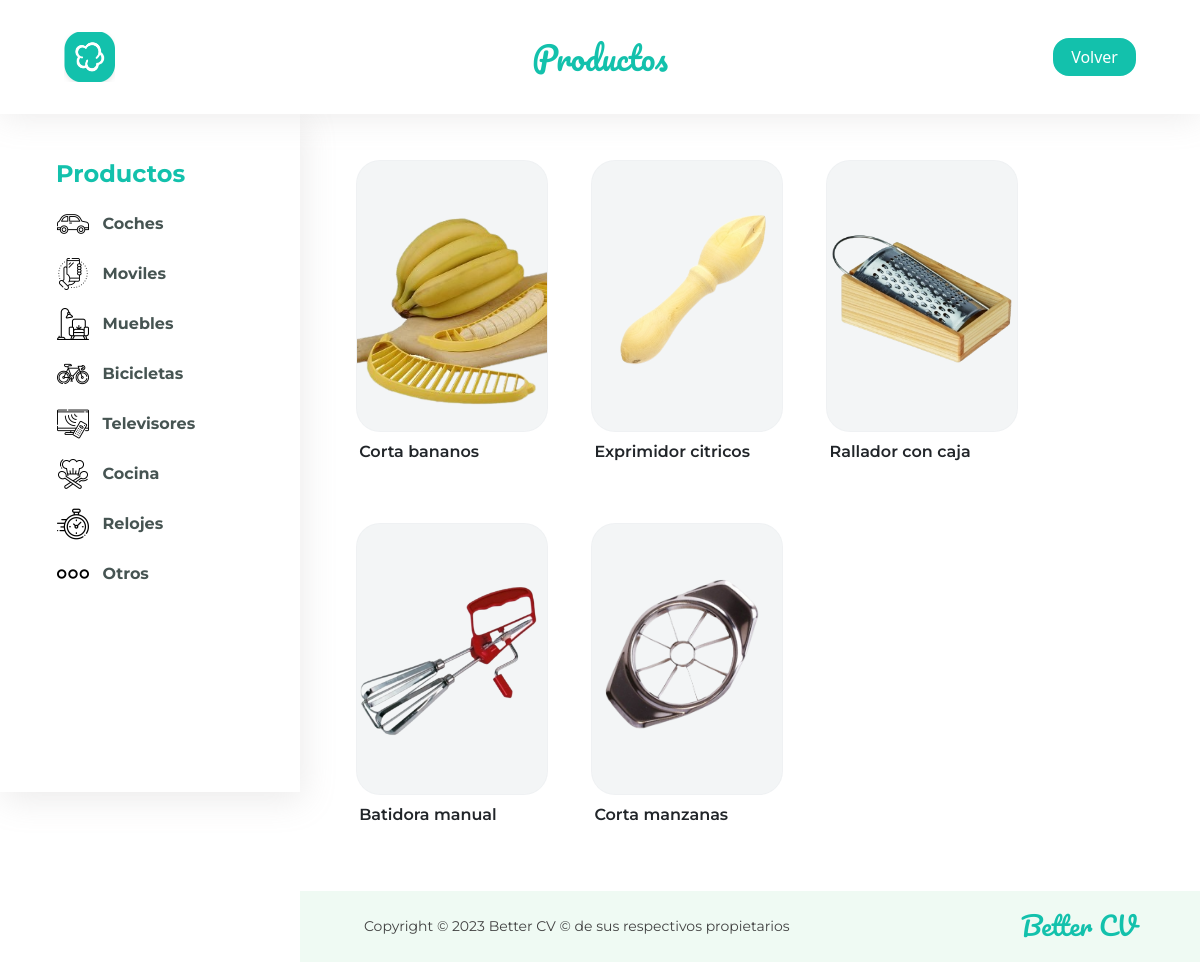
The app's page /pag-busquedas/index.php?desc=cocina with its own data.
### tables this page shows
CREATE TABLE `productos` (
  `id_prod` int(10) NOT NULL,
  `nombre_prod` varchar(50) NOT NULL,
  `id_vendedor` int(10) NOT NULL,
  `foto_prod` varchar(100) NOT NULL,
  `precio_prod` int(20) NOT NULL,
  `tipo_prod` varchar(50) NOT NULL,
  `etiqueta_producto` varchar(50) NOT NULL,
  `descuento` int(10) NOT NULL
);

### pag-busquedas/index.php (the view, shortened to what this page needs)
<!DOCTYPE html>
<html lang="en">
<head>
    <link rel="stylesheet" href="vendedores.css">
    <link href="https://cdn.jsdelivr.net/npm/bootstrap@5.3.1/dist/css/bootstrap.min.css" rel="stylesheet">
</head>
<body>
    <nav>
        <div class="logo"><a href="../pag-busquedas/index.php?desc=."><img src="../img/logo-cv.png" alt=""></a></div>
        <div><p class="m-0">Productos</p></div>
        <div class="end">
            <button onclick="location.href='../index.php'">Volver</button>
        </div>
    </nav>
    <main>
        <section class="lateral">
            <h5>Productos</h5>
            <div class="eleccion">
                <img src="../img/iconos/coche.png" alt="coches">
                <a href="../pag-busquedas/index.php?desc=coches">Coches</a>
            </div>
            <div class="eleccion">
                <img src="../img/iconos/telefono-inteligente.png" alt="moviles">
                <a href="../pag-busquedas/index.php?desc=moviles">Moviles</a>
            </div>
            <div class="eleccion">
                <img src="../img/iconos/muebles.png" alt="muebles">
                <a href="../pag-busquedas/index.php?desc=muebles">Muebles</a>
            </div>
            <div class="eleccion">
                <img src="../img/iconos/bicicleta.png" alt="bicicletas">
                <a href="../pag-busquedas/index.php?desc=bicicletas">Bicicletas</a>
            </div>
            <div class="eleccion">
                <img src="../img/iconos/televisor.png" alt="televisores">
                <a href="../pag-busquedas/index.php?desc=televisores">Televisores</a>
            </div>
            <div class="eleccion">
                <img src="../img/iconos/cocina.png" alt="cocina">
                <a href="../pag-busquedas/index.php?desc=cocina">Cocina</a>
            </div>
            <div class="eleccion">
                <img src="../img/iconos/reloj.png" alt="reloj">
                <a href="../pag-busquedas/index.php?desc=reloj">Relojes</a>
            </div>
            <div class="eleccion">
                <img src="../img/iconos/otros.png" alt="otros">
                <a href="../pag-busquedas/index.php?desc=otros">Otros</a>
            </div>
        </section>
        <section class="pantalla">
            <div class="productos">
                <?php
                    $descGET=$_GET['desc'];
                    include ("../conectar.php");
                    $sql_buscar="SELECT * FROM productos WHERE etiqueta_producto LIKE '%$descGET%' OR nombre_prod LIKE '%$descGET%'";
                    $busqueda=mysqli_query($mysql, $sql_buscar);
                    while ($producto=mysqli_fetch_array($busqueda)){
                        echo '
                        <div class="caja">
                            <button data-bs-toggle="modal" data-bs-target="#modal_estructura'.$producto['id_prod'].'" class="img"><img src="../img/'.$producto['foto_prod'].'" alt="foto"></button>
                            <p>'.$producto['nombre_prod'].'</p>
                        </div>
                        ';
                    }
                ?>
            </div>
            <footer>
                <small>Copyright © 2023 Better CV © de sus respectivos propietarios</small>
                <p class="m-0">Better CV</p>
            </footer>
        </section>
    </main>
</body>
</html>

### pag-busquedas/vendedores.css (style rules this page uses)
* { margin: 0; padding: 0; }
nav { width: 100%; display: flex; position: fixed; padding: 2rem 4rem; box-shadow: 0rem 0.2rem 2rem rgba(159, 153, 153, 0.2); background-color: white; z-index: 2; }
nav div { display: flex; flex: 1; justify-content: center; align-items: center; }
nav div p { font-family: "Pacifico", cursive; font-size: 2rem; font-weight: 400; color: #13C1AC; }
nav .logo { display: flex; flex: 1; justify-content: start; align-items: center; }
nav .logo img { width: 3.2rem; }
nav .end { display: flex; justify-content: end; align-items: center; gap: 0.5rem; }
nav .end button { border: 2px solid #13C1AC; border-radius: 1rem; background-color: #13C1AC; padding: 0.3rem 1rem; color: white; font-weight: 500; transition: 0.2s ease-in; }
main { width: 100%; display: flex; }
main .lateral { display: flex; position: fixed; flex-direction: column; justify-content: start; background-color: white; top: 7rem; width: 25%; height: 85vh; padding: 3rem 3rem 2rem 2.5rem; gap: 0.3rem; z-index: 1; box-shadow: 0.2rem 0.5rem 2rem rgba(159, 153, 153, 0.2); }
main .lateral h5 { font-family: "Montserrat", sans-serif; font-size: 1.5rem; font-weight: 700; color: #13C1AC; margin-left: 1rem; }
main .lateral .eleccion { display: flex; position: relative; width: 100%; padding: 0.35rem 0.35rem 0.35rem 1rem; gap: 0.85rem; align-items: center; transition: 0.3s ease-in-out; border: 1px solid transparent; border-radius: 0.5rem; }
main .lateral .eleccion img { width: 2rem; }
main .lateral .eleccion a { text-decoration: none; font-family: "Montserrat", sans-serif; font-size: 1rem; font-weight: 700; color: #465452; }
main .pantalla { display: flex; position: relative; top: 7rem; width: 75%; margin-left: 25%; min-height: 81.7vh; flex-direction: column; }
main .pantalla .productos { width: 100%; display: flex; padding: 3rem 3.5rem 3rem 3.5rem; flex-wrap: wrap; gap: 2.7rem; }
main .pantalla .productos .caja { display: flex; width: 12rem; align-items: start; position: relative; flex-direction: column; gap: 0.5rem; transition: 0.5s ease; }
main .pantalla .productos .caja .img { display: flex; align-items: center; justify-content: center; position: relative; overflow: hidden; -o-object-fit: cover; object-fit: cover; height: 17rem; border: 1px solid rgba(236, 239, 241, 0.6156862745); background-color: rgba(236, 239, 241, 0.6156862745); border-radius: 1.5rem; transition: 0.3s ease; }
main .pantalla .productos .caja .img img { width: 100%; }
main .pantalla .productos .caja p { font-family: "Montserrat", sans-serif; margin-left: 0.2rem; font-weight: 600; }
main .pantalla footer { width: 100%; display: flex; align-items: center; justify-content: space-between; padding: 1rem 4rem; background-color: #EFFAF3; }
main .pantalla footer small { font-family: "Montserrat", sans-serif; color: #424242; }
main .pantalla footer p { font-family: "Pacifico", cursive; font-size: 1.6rem; font-weight: 400; color: #13C1AC; }

### records on screen
productos: foto_prod (picture), nombre_prod "Corta bananos"
productos: foto_prod (picture), nombre_prod "Exprimidor citricos"
productos: foto_prod (picture), nombre_prod "Rallador con caja"
productos: foto_prod (picture), nombre_prod "Batidora manual"
productos: foto_prod (picture), nombre_prod "Corta manzanas"
